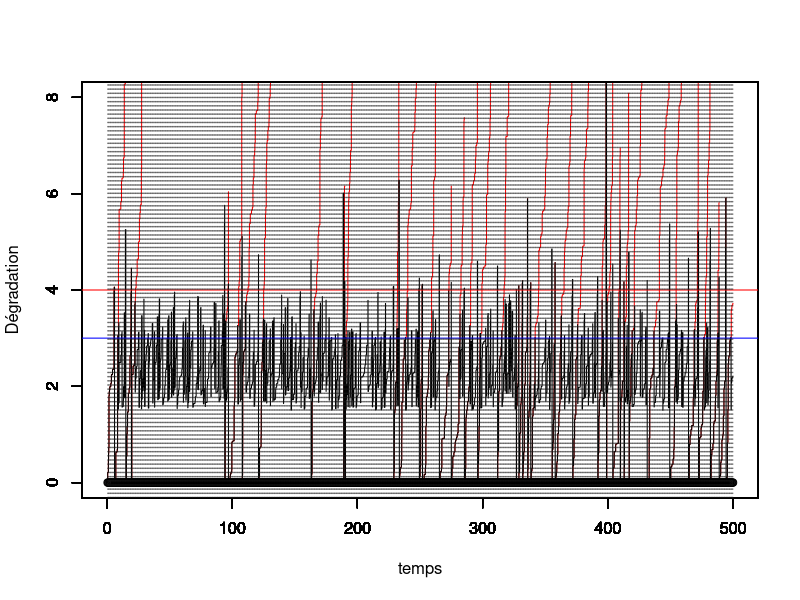

Source code (R):
rm(list=ls())
library(ggplot2)
library(tidyverse)

##################
##################
### PARAMETRES ###
##################
##################

set.seed(123)

tau <- 0.5 # intervalle inter-inspection
rho <- 0.5 # parametre ARDinf
L <- 3 # seuil pour MP
M <- 4 # seuil pout MC
tps.final <- 500 # fenêtre d'observation du processus

# Simulation d'un processus gamma jusqu'au temps final
pas <- 0.01 # pas de temps pour simuler le processus

alpha <- 1 # paramètre de forme de Gamma a = alpha (t)^beta
beta <- 1 # paramètre de forme  de Gamma
b <- 1   # paramètre d'échelle du Gamma
temps <- seq(from = 0,to = tps.final,by = pas)

id.newcycle <- FALSE # Initialisation du nb de cycle de renouvellement


n <- length(temps)

nb.inspections<- floor(tps.final/tau) # nombre d'inspections max pendant la fenêtre d'observation.
obs <- numeric(nb.inspections) # données observées (pendant les inspections)

##############################
##############################
### SIMULATION DES DONNEES ###
##############################
##############################

j <- 1 # indicateur prochaine inspection
j.newcycle <- 0 # identifier le j où nouveau cycle
nb.cycles <- 1 # compteur de cycles

x <- matrix(nrow=nb.inspections,ncol = n) # processus Gamma simulé, nb.lignes = nb.cycles
x[nb.cycles,1] <- 0     # initialisation du processus Gamma = 0 à t=0
for(i in 2:n){
  x[nb.cycles,i] <- x[nb.cycles,i-1] + rgamma(1,scale = b, shape = alpha*(temps[i]^beta)-temps[i-1]^beta)
}
y <- numeric(n) # processus Gamma maintenu
y[1] <- 0

while (j<=nb.inspections) {
  # boucle sur un cycle de renouvellement
  if (id.newcycle){
    # on resimule un x depuis 0
    x[nb.cycles,1]  <- 0     # initialisation du processus Gamma = 0 à t=0
    for(i in 2:n){
      x[nb.cycles,i]  <- x[nb.cycles,i-1] + rgamma(1,scale = b, shape = alpha*(temps[i]^beta)-temps[i-1]^beta)
    }
    id.newcycle <- FALSE
  }
  
  y[((j-1)*tau/pas+2):(j*(tau/pas)+1)] <- y[(j-1)*tau/pas+1]+ x[nb.cycles,((j-j.newcycle-1)*tau/pas+2):((j-j.newcycle)*(tau/pas)+1)]- x[nb.cycles,(j-j.newcycle-1)*tau/pas+1]
  
  obs[j] <- y[j*tau/pas+1] # état dégradation à l'inspection (t_j^-)
  
  if (obs[j] < L) {
    print("no action")
  } else {
    if (obs[j]<M) {
      # on écrase (ARD infini)
      y[j*tau/pas+1] <- (1-rho)*y[j*tau/pas+1] 
    } else {
      y[j*tau/pas+1]<-0
      id.newcycle <- TRUE
      j.newcycle <- j
      nb.cycles <- nb.cycles+1
    }
  }
  j <- j+1
}

##################
##################
### GRAPHIQUES ###  
##################
##################

DeltaImperf <- ((L <= obs) & (obs < M))
DeltaPerf <- (obs >= M)

temps.cycle<-c(0,tau*which(obs>M),tps.final)
indice.temps.cycle <- c(1,tau/pas*(which(obs>M))+1,length(temps))


for (k in 1:nb.cycles){
  plot(temps[indice.temps.cycle[k]:indice.temps.cycle[k+1]],x[k,1:(indice.temps.cycle[k+1]-indice.temps.cycle[k]+1)],col="red",type="l",ylim = c(0,2*M),xlim = c(0,tps.final),xlab="",ylab="")
  par(new=T)
}

plot(temps,y,type="l",ylim=c(0,2*M),xlim = c(0,tps.final),ylab="",xlab="")


par(new=T)
plot(tau*(1:nb.inspections),numeric(length = nb.inspections),ylim=c(0,2*M),type="p",xlim = c(0,tps.final),xlab = "temps",ylab="Dégradation")
abline(h=L,col="blue")
abline(h=M,col="red")
abline(v=tau*(1:nb.inspections), lty =3, col = grey(0.1), lwd = 0.45)


##################
##################
### ESTIMATION ###
##################
##################

obs <- c(0,obs)
Obs <- list()

idx <- which(DeltaPerf)
idx.start <- c(0,idx)
idx.end <- c(idx,nb.inspections)

for (i in 1:nb.cycles) {
  nb <- idx.end[i] - idx.start[i] +1
  aux_tps <- tau*(0:(idx.end[i] - idx.start[i]))
  aux_obs <- obs[1 + idx.start[i]:idx.end[i]]
  aux_obs[1] <- 0
  action <- vector(mode = "logical", length = nb)
  action[aux_obs >= L] <- TRUE 
  action[nb] <- FALSE
  Obs[[i]] <- data.frame(aux_tps, aux_obs, action)
  colnames(Obs[[i]]) <- c("tps", "obs", "action")
}

AccrObs <- data.frame()
for (i in 1:nb.cycles) {
  nb <- nrow(Obs[[i]])
  tps1 <- Obs[[i]]$tps[1:(nb-1)]
  tps2 <- Obs[[i]]$tps[2:nb]
  accr <- vector(mode = "numeric", length = nb-1)
  for (j in 2:nb) {
    if (!Obs[[i]]$action[j]) {
      accr[j-1] <- Obs[[i]]$obs[j] - Obs[[i]]$obs[j-1]
    } else {
      accr[j-1] <- Obs[[i]]$obs[j] - (1-rho)*Obs[[i]]$obs[j-1]
    }
  }
  aux <- data.frame(tps1, tps2, accr)
  AccrObs <- rbind(AccrObs, aux)
}

Log.Lik <- function(parms) {
  # Parameters
  alpha <- parms[1]
  beta <- parms[2]
  b <- parms[3]
  rho <- parms[4]
  # Pseudo-observations
  AccrObs <- data.frame()
  for (i in 1:nb.cycles) {
    nb <- nrow(Obs[[i]])
    tps1 <- Obs[[i]]$tps[1:(nb-1)]
    tps2 <- Obs[[i]]$tps[2:nb]
    accr <- vector(mode = "numeric", length = nb-1)
    for (j in 2:nb) {
      if (!Obs[[i]]$action[j-1]) {
        accr[j-1] <- Obs[[i]]$obs[j] - Obs[[i]]$obs[j-1]
      } else {
        accr[j-1] <- Obs[[i]]$obs[j] - (1-rho)*Obs[[i]]$obs[j-1]
      }
    }
    aux <- data.frame(tps1, tps2, accr)
    AccrObs <- rbind(AccrObs, aux)
  }
  # Computation of the likelihood
  nb.acc <- nrow(AccrObs)
  res <- vector(mode = "numeric", length = nb.acc)
  for (i in 1:nb.acc) {
    res[i] <- dgamma(x = AccrObs$accr[i], shape = alpha*AccrObs$tps2[i]^beta - alpha*AccrObs$tps1[i]^beta, scale = b, log = TRUE)
  }
  return(-sum(res))
}

parms <- c(alpha, beta, b, rho)
# optim(par = parms, fn = Log.Lik, method = "SANN")
# optim(par = parms, fn = Log.Lik, method = "L-BFGS-B", lower = rep(1e-1, 4), upper = c(2,2,2,1))
